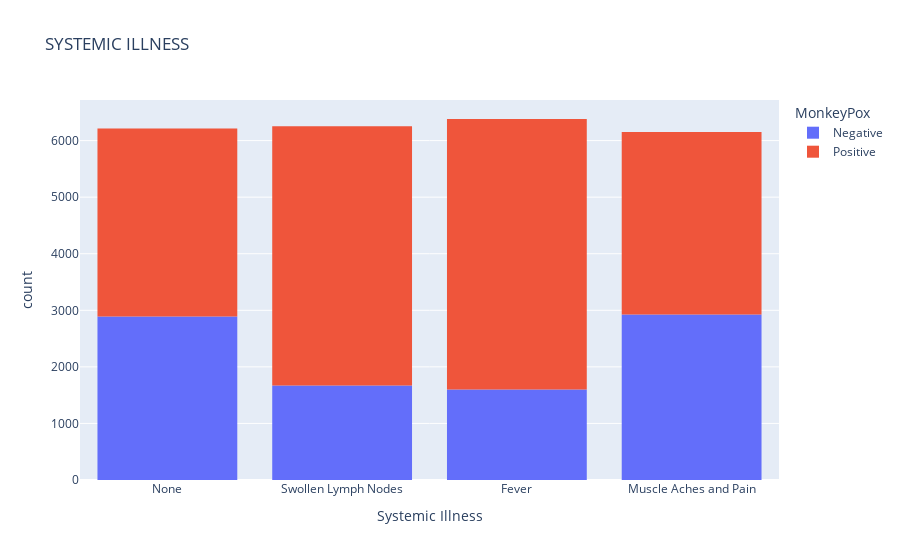
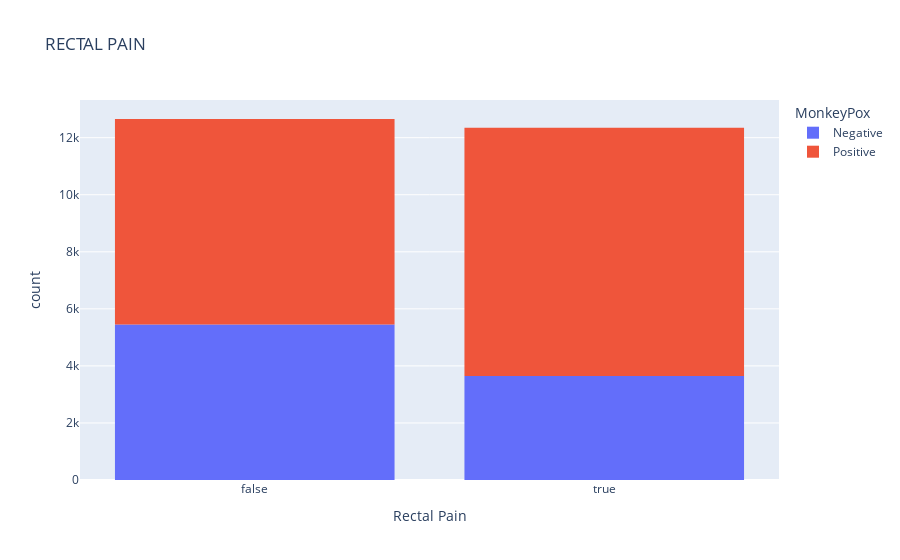
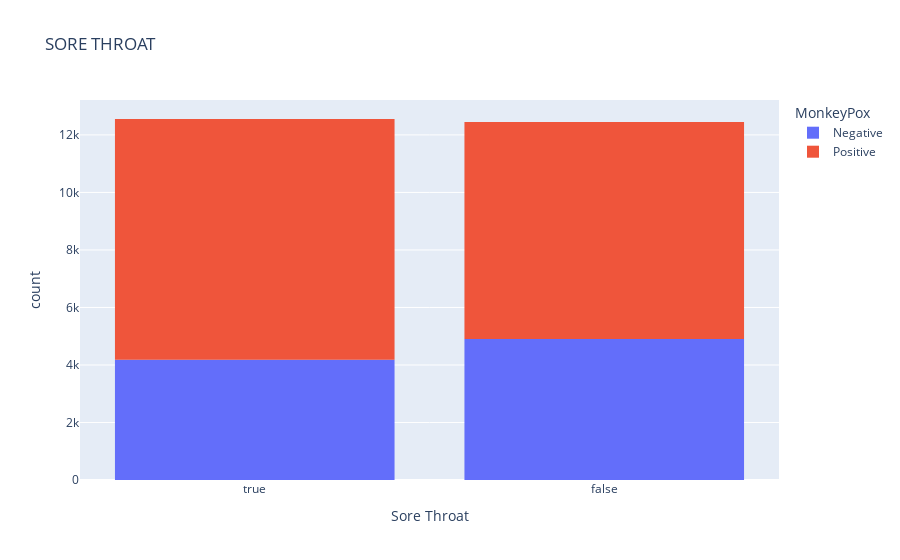
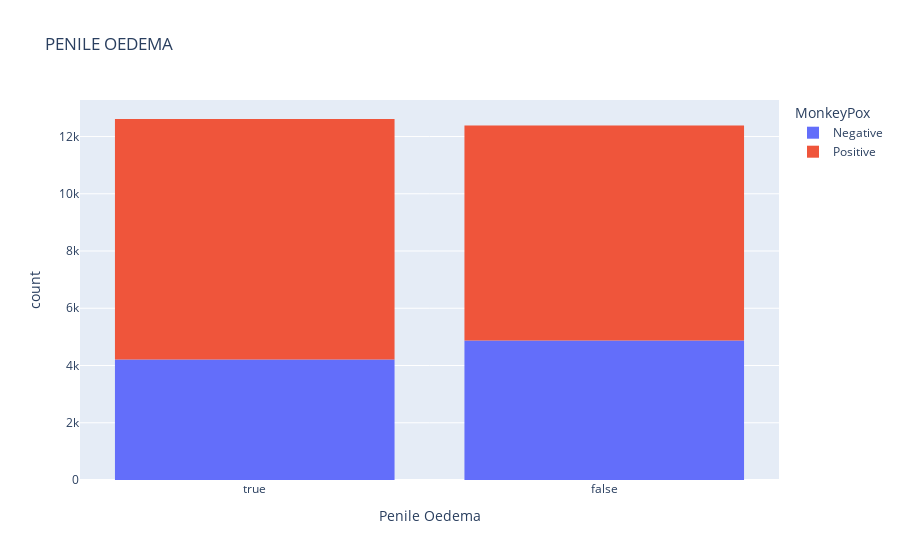

The code cell stored with these charts, in order, in its notebook:
### Markdown cell above
## How is monkey pox distibuted among all the variables in the study?

### Code cell
for x in df.columns:
    if x != 'MonkeyPox':
        fig = px.histogram(df, x = x ,color='MonkeyPox',title = x.upper() )
        fig.show()
    else:
        continue

### Figure 1 — Plotly figure (JSON) as saved in the notebook; plotly's stock layout.template omitted (floating-point values rounded to 4 significant figures; data arrays with more than 128 entries replaced by an {"elided": "..."} marker saying what was removed)
{"data": [{"alignmentgroup": "True", "bingroup": "x", "hovertemplate": "MonkeyPox=Negative<br>Systemic Illness=%{x}<br>count=%{y}<extra></extra>", "legendgroup": "Negative", "marker": {"color": "#636efa", "pattern": {"shape": ""}}, "name": "Negative", "offsetgroup": "Negative", "orientation": "v", "showlegend": true, "x": {"elided": "9091 str values"}, "xaxis": "x", "yaxis": "y", "type": "histogram"}, {"alignmentgroup": "True", "bingroup": "x", "hovertemplate": "MonkeyPox=Positive<br>Systemic Illness=%{x}<br>count=%{y}<extra></extra>", "legendgroup": "Positive", "marker": {"color": "#EF553B", "pattern": {"shape": ""}}, "name": "Positive", "offsetgroup": "Positive", "orientation": "v", "showlegend": true, "x": {"elided": "15909 str values"}, "xaxis": "x", "yaxis": "y", "type": "histogram"}], "layout": {"xaxis": {"anchor": "y", "domain": [0, 1], "title": {"text": "Systemic Illness"}, "type": "category", "range": [-0.5, 3.5], "autorange": true}, "yaxis": {"anchor": "x", "domain": [0, 1], "title": {"text": "count"}, "range": [0, 6718.0], "autorange": true}, "legend": {"title": {"text": "MonkeyPox"}, "tracegroupgap": 0}, "title": {"text": "SYSTEMIC ILLNESS"}, "barmode": "relative", "autosize": true}}

### Figure 2 — Plotly figure (JSON) as saved in the notebook; plotly's stock layout.template omitted (floating-point values rounded to 4 significant figures; data arrays with more than 128 entries replaced by an {"elided": "..."} marker saying what was removed)
{"data": [{"alignmentgroup": "True", "bingroup": "x", "hovertemplate": "MonkeyPox=Negative<br>Rectal Pain=%{x}<br>count=%{y}<extra></extra>", "legendgroup": "Negative", "marker": {"color": "#636efa", "pattern": {"shape": ""}}, "name": "Negative", "offsetgroup": "Negative", "orientation": "v", "showlegend": true, "x": {"elided": "9091 bool values"}, "xaxis": "x", "yaxis": "y", "type": "histogram"}, {"alignmentgroup": "True", "bingroup": "x", "hovertemplate": "MonkeyPox=Positive<br>Rectal Pain=%{x}<br>count=%{y}<extra></extra>", "legendgroup": "Positive", "marker": {"color": "#EF553B", "pattern": {"shape": ""}}, "name": "Positive", "offsetgroup": "Positive", "orientation": "v", "showlegend": true, "x": {"elided": "15909 bool values"}, "xaxis": "x", "yaxis": "y", "type": "histogram"}], "layout": {"xaxis": {"anchor": "y", "domain": [0, 1], "title": {"text": "Rectal Pain"}, "type": "category", "range": [-0.5, 1.5], "autorange": true}, "yaxis": {"anchor": "x", "domain": [0, 1], "title": {"text": "count"}, "range": [0, 13320.0], "autorange": true}, "legend": {"title": {"text": "MonkeyPox"}, "tracegroupgap": 0}, "title": {"text": "RECTAL PAIN"}, "barmode": "relative", "autosize": true}}

### Figure 3 — Plotly figure (JSON) as saved in the notebook; plotly's stock layout.template omitted (floating-point values rounded to 4 significant figures; data arrays with more than 128 entries replaced by an {"elided": "..."} marker saying what was removed)
{"data": [{"alignmentgroup": "True", "bingroup": "x", "hovertemplate": "MonkeyPox=Negative<br>Sore Throat=%{x}<br>count=%{y}<extra></extra>", "legendgroup": "Negative", "marker": {"color": "#636efa", "pattern": {"shape": ""}}, "name": "Negative", "offsetgroup": "Negative", "orientation": "v", "showlegend": true, "x": {"elided": "9091 bool values"}, "xaxis": "x", "yaxis": "y", "type": "histogram"}, {"alignmentgroup": "True", "bingroup": "x", "hovertemplate": "MonkeyPox=Positive<br>Sore Throat=%{x}<br>count=%{y}<extra></extra>", "legendgroup": "Positive", "marker": {"color": "#EF553B", "pattern": {"shape": ""}}, "name": "Positive", "offsetgroup": "Positive", "orientation": "v", "showlegend": true, "x": {"elided": "15909 bool values"}, "xaxis": "x", "yaxis": "y", "type": "histogram"}], "layout": {"xaxis": {"anchor": "y", "domain": [0, 1], "title": {"text": "Sore Throat"}, "type": "category", "range": [-0.5, 1.5], "autorange": true}, "yaxis": {"anchor": "x", "domain": [0, 1], "title": {"text": "count"}, "range": [0, 13210.0], "autorange": true}, "legend": {"title": {"text": "MonkeyPox"}, "tracegroupgap": 0}, "title": {"text": "SORE THROAT"}, "barmode": "relative", "autosize": true}}

### Figure 4 — Plotly figure (JSON) as saved in the notebook; plotly's stock layout.template omitted (floating-point values rounded to 4 significant figures; data arrays with more than 128 entries replaced by an {"elided": "..."} marker saying what was removed)
{"data": [{"alignmentgroup": "True", "bingroup": "x", "hovertemplate": "MonkeyPox=Negative<br>Penile Oedema=%{x}<br>count=%{y}<extra></extra>", "legendgroup": "Negative", "marker": {"color": "#636efa", "pattern": {"shape": ""}}, "name": "Negative", "offsetgroup": "Negative", "orientation": "v", "showlegend": true, "x": {"elided": "9091 bool values"}, "xaxis": "x", "yaxis": "y", "type": "histogram"}, {"alignmentgroup": "True", "bingroup": "x", "hovertemplate": "MonkeyPox=Positive<br>Penile Oedema=%{x}<br>count=%{y}<extra></extra>", "legendgroup": "Positive", "marker": {"color": "#EF553B", "pattern": {"shape": ""}}, "name": "Positive", "offsetgroup": "Positive", "orientation": "v", "showlegend": true, "x": {"elided": "15909 bool values"}, "xaxis": "x", "yaxis": "y", "type": "histogram"}], "layout": {"xaxis": {"anchor": "y", "domain": [0, 1], "title": {"text": "Penile Oedema"}, "type": "category", "range": [-0.5, 1.5], "autorange": true}, "yaxis": {"anchor": "x", "domain": [0, 1], "title": {"text": "count"}, "range": [0, 13280.0], "autorange": true}, "legend": {"title": {"text": "MonkeyPox"}, "tracegroupgap": 0}, "title": {"text": "PENILE OEDEMA"}, "barmode": "relative", "autosize": true}}
